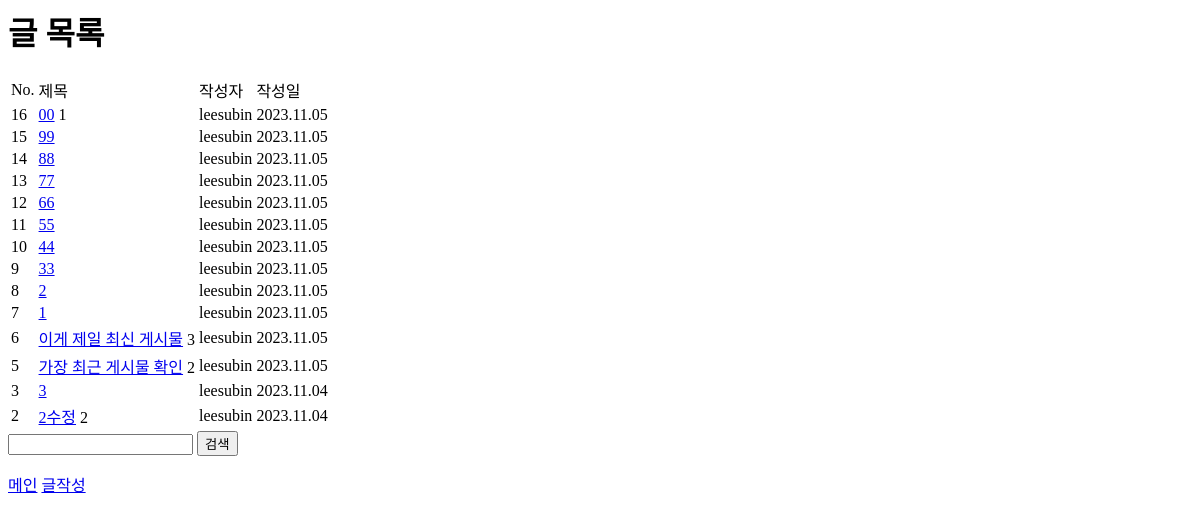
Before: /reading_blog/ with the older database file.
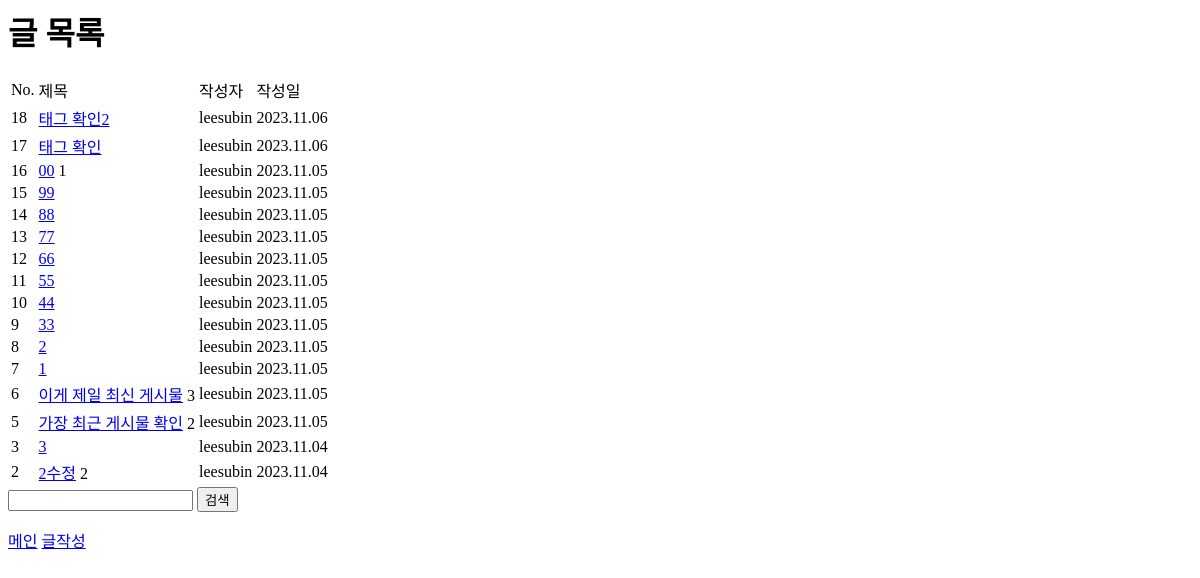
After: the same page with the newer database file.
### reading_blog/models.py (models this page shows, shortened)
class Post(models.Model):
    author = models.ForeignKey(
        User, on_delete=models.CASCADE
    )
    title = models.CharField(max_length=100)
    content = models.TextField()
    image_upload = models.ImageField(upload_to='blog/%Y/%m/%d/', blank=True, null=True)
    file_upload = models.FileField(
        upload_to='reading_blog/files/%Y/%m/%d/', blank=True)
    created_at = models.DateTimeField(auto_now_add=True)
    updated_at = models.DateField(auto_now=True)
    view_count = models.PositiveIntegerField(default=0)
    tags = models.ManyToManyField('Tag', blank=True)

### reading_blog/views.py (the view)
class PostList(ListView):
    model = Post
    ordering = '-pk'
    def get_queryset(self):
        qs = super().get_queryset()
        q = self.request.GET.get('q', '')
        if q:
            qs = qs.filter(title__icontains=q)
        return qs

### templates/reading_blog/post_list.html (shortened to what this page needs)
<h1>글 목록</h1>
<table class="table table-bordered mt-2">
    <thead class="table-light">
            {% if post_list %}
            <tr>
                <td>No.</td>
                <td>제목</td>
                <td>작성자</td>
                <td>작성일</td>
            </tr>
        </thead>
<tbody>
    {% for post in post_list %}
    <tr>
        <td>
            {{ post.id }}
        </td>
        <td>
            <a href="{% url 'reading_blog:post_detail' pk=post.pk %}" class="btn">{{ post.title }}</a>
            {% if post.comments.count > 0 %}
            <span class="text-success small ml-2">{{ post.comments.count }}</span>
            {% endif %}
        </td>
        <td>{{ post.author.username }}</td>
        <td>{{ post.created_at|date:"Y.m.d" }}</td>
        <td>{{ post.hit }}</td>
    </tr>
    {% endfor %}
</tbody>
</table>
{% else %}
<p>작성된 게시글이 없습니다.</p>
{% endif %}
<form action="" method="GET">
    <input type="text" name="q" value="{{ request.GET.q }}">
    <input type="submit" value="검색">
</form>
<a href="{% url 'main:index' %}">메인</a>
<a href="{% url 'reading_blog:post_new' %}">글작성</a>

Changed rows visible on the page:
added Post: id "18", title "태그 확인2", author.username "leesubin", created_at "2023.11.06"
added Post: id "17", title "태그 확인", author.username "leesubin", created_at "2023.11.06"
